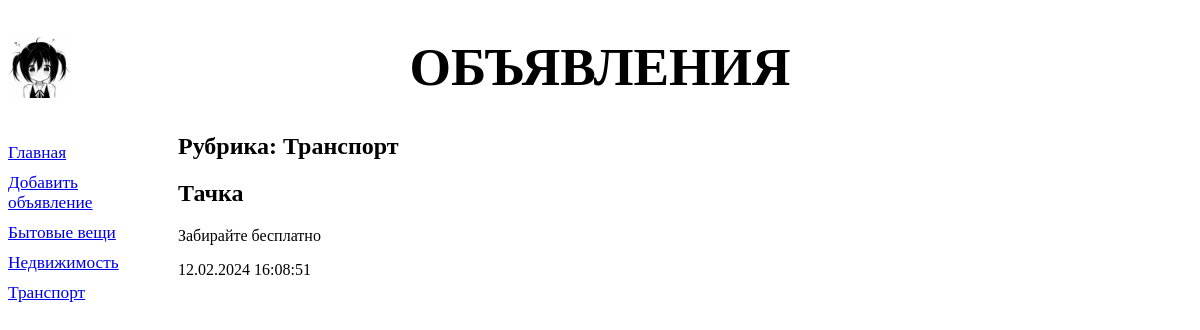
The page /bboard/2/ on the database its author committed.
### bboard/models.py (models this page shows, shortened)
class Rubric(models.Model):
    name = models.CharField(max_length = 20, db_index = True, verbose_name = 'Название')
    class Meta:
        verbose_name_plural = "Рубрики"
        verbose_name = "Рубрика"
        ordering = ['name']

class Bb(models.Model):
    title = models.CharField(max_length = 50, verbose_name = "Товар")
    content = models.TextField(blank = True, null = True, verbose_name = "Описание")
    price = models.FloatField(null = True, blank = True, verbose_name = "Цена")
    published = models.DateTimeField(auto_now_add = True, db_index = True)
    rubric = models.ForeignKey('Rubric', null = True, on_delete = models.PROTECT, verbose_name = 'Рубрика')
    class Meta:
        verbose_name_plural = "Объявления"
        verbose_name = "Обьявление"
        ordering = ['-published']

### bboard/views.py (the view)
# urls.py: path('<int:rubric_id>/', by_rubric, name = 'by_rubric'),
def by_rubric(request, rubric_id):
    bbs = Bb.objects.filter(rubric=rubric_id)
    rubrics = Rubric.objects.all()
    current_rubric = Rubric.objects.get(pk=rubric_id)
    context = {'bbs':bbs, 'rubrics':rubrics, 'current_rubric':current_rubric}
    return render(request, 'bboard/by_rubric.html', context)

### bboard/templates/bboard/by_rubric.html (shortened to what this page needs)
{% extends "layout/basic.html" %}
{% block content %}
<h2>Рубрика: {{current_rubric.name}}</h2>
{% for bb in bbs %}
<h2>{{bb.title}}</h2>
<p>{{bb.content}}</p>
<p>{{bb.published|date:'d.m.Y H:i:s'}}</p>
{% endfor %}
{% endblock %}

### bboard/templates/layout/basic.html (shortened to what this page needs)
{% load static %}
<!DOCTYPE html>
<html>
 <head>
    <link rel = "stylesheet" type = "text/css" href = "{% static 'bboard/style.css'%}">
 </head>
 <body>
    <header><h1>Объявления</h1></header>
    <nav>
        <a href = "{% url 'index' %}">Главная</a>
        <a href = "{% url 'add' %}">Добавить объявление</a>
        {% for rubric in rubrics %}
        <a href = "{% url 'by_rubric' rubric.pk %}">{{rubric.name}}</a>
        {% endfor %}
    </nav>
    <section>
        {% block content %}
        {% endblock %}
    </section>
</body>
</html>

### bboard/static/bboard/style.css (style rules this page uses)
header h1 { font-size: 40pt; text-transform: uppercase; text-align: center; background: url('bg.jpg') left / auto 100% no-repeat; }
nav { font-size: 13pt; width:150px; float:left; }
nav a { display: block; margin: 10px 0px; }
section { margin-left:170px; }

### rows shown on the page
Rubric: name "Бытовые вещи"
Rubric: name "Недвижимость"
Rubric: name "Транспорт"
Bb: title "Тачка", content "Забирайте бесплатно", published "12.02.2024 16:08:51"
